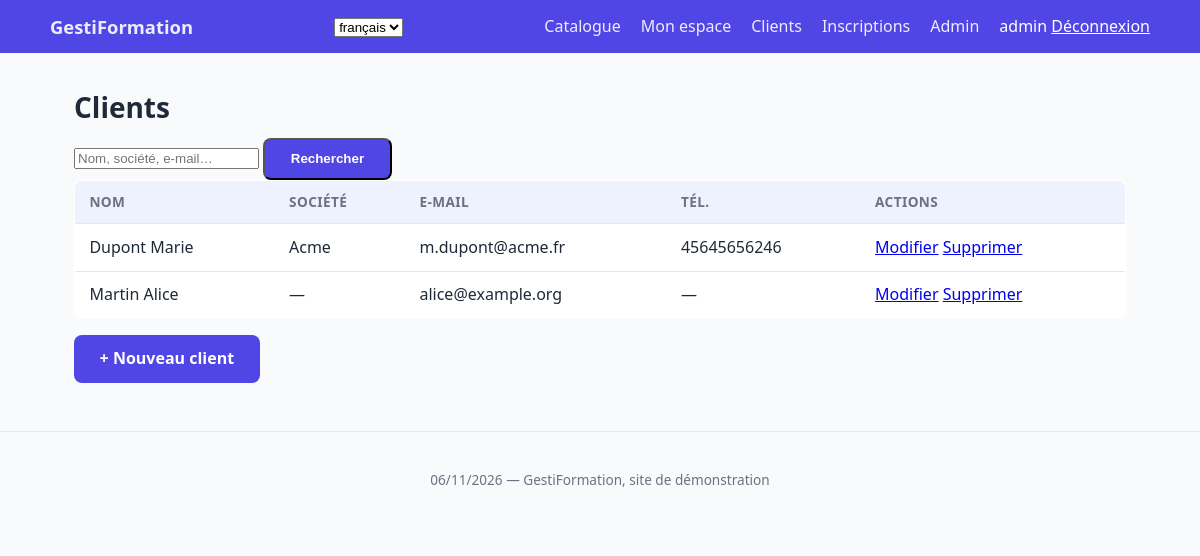
The app's page /fr/clients/ (signed in), older data.
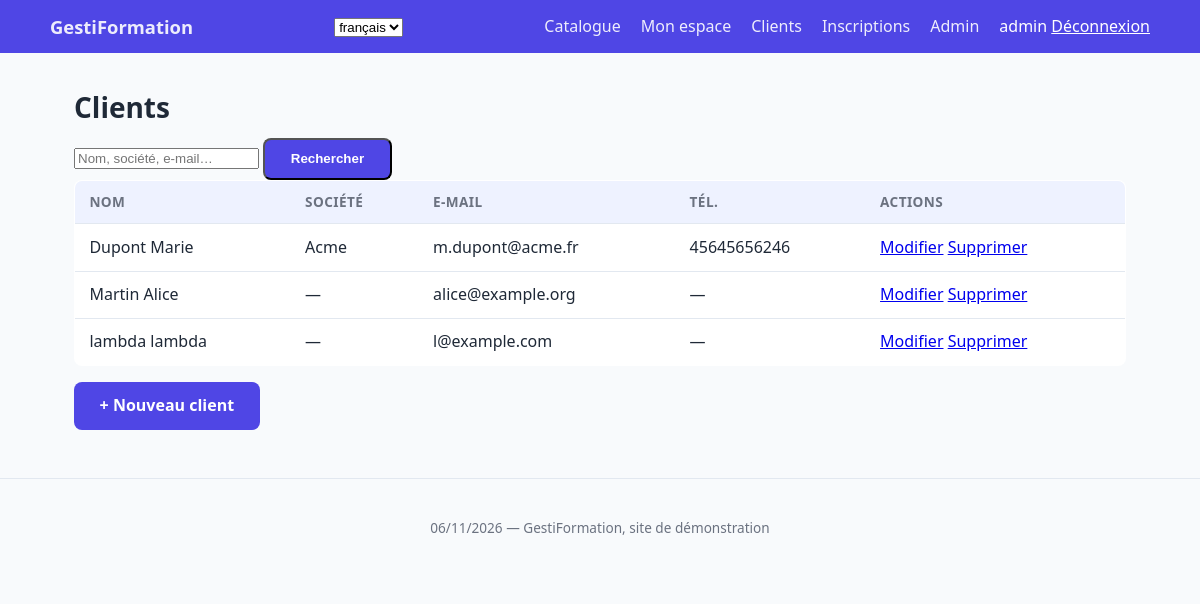
The same page, newer data.
### catalog/models.py (models this page shows, shortened)
class Client(models.Model):
    prenom = models.CharField(_('prénom'), max_length=60)
    nom = models.CharField(_('nom'), max_length=60)
    societe = models.CharField(_('société'), max_length=100, blank=True)
    email = models.EmailField(_('e-mail'), unique=True)
    telephone = models.CharField(_('téléphone'), max_length=20, blank=True)
    date_creation = models.DateTimeField(_('créé le'), auto_now_add=True)
    utilisateur = models.OneToOneField(
        settings.AUTH_USER_MODEL,
        on_delete=models.SET_NULL,
        null=True, blank=True,
        related_name='client',
        verbose_name=_('compte utilisateur')
    )
    class Meta:
        verbose_name = _('client')
        ordering = ['nom', 'prenom']

### catalog/views.py (the view)
# urls.py: path('clients/', views.liste_clients, name="clients"),
@login_required
@permission_required('catalog.view_client', raise_exception=True)
def liste_clients(request: HttpRequest):
    q = request.GET.get('q', '').strip()
    if q:
        clients = Client.objects.filter(
            Q(prenom__icontains=q) |
            Q(nom__icontains=q) |
            Q(societe__icontains=q) |
            Q(email__icontains=q)
        )
    else:
        clients = Client.objects.all()
    return render(request, 'catalog/liste_clients.html', {
        "clients": clients
    })

### catalog/templates/catalog/liste_clients.html (shortened to what this page needs)
{% extends "catalog/base.html" %}
{% load i18n %}
{% block contenu %}
<section class="clients">
    <h1>{% translate "Clients" %}</h1>
    <form method="get" class="recherche">
        <input type="search" name="q" value="{{ q }}" placeholder="Nom, société, e-mail…">
        <button type="submit" class="btn">{% translate "Rechercher" %}</button>
    </form>
    <table class="tableau">
        <thead><tr><th>{% translate "Nom" %}</th><th>{% translate "Société" %}</th><th>{% translate "E-mail" %}</th><th>{% translate "Tél." %}</th><th>{% translate "Actions" %}</th></tr></thead>
        <tbody>
        {% for c in clients %}
            <tr>
                <td>{{ c.nom }} {{ c.prenom }}</td>
                <td>{{ c.societe|default:"—" }}</td>
                <td>{{ c.email }}</td>
                <td>{{ c.telephone|default:"—" }}</td>
                <td>
                    {% if perms.catalog.change_client %}<a href="{% url 'catalog:modifier-client' c.pk %}">{% translate "Modifier" %}</a>{% endif %}
                    {% if perms.catalog.delete_client %}<a href="{% url 'catalog:supprimer-client' c.pk %}">{% translate "Supprimer" %}</a>{% endif %}
                </td>
            </tr>
        {% endfor %}
        </tbody>
    </table>
    <p><a class="btn" href="{% url 'catalog:nouveau-client' %}">{% translate "+ Nouveau client" %}</a></p>
</section>
{% endblock %}

Row changes from the older to the newer data that the page shows:
added Client: nom "lambda", prenom "lambda", societe "—", email "l@example.com", telephone "—"
